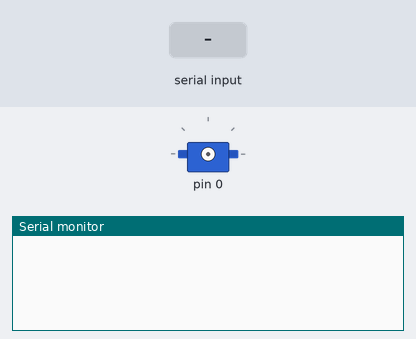
Bench run of a sketch on a simulated Arduino Uno, built with avr-gcc and run on an emulated ATmega328P. On the bench: servo, the last lines printed to the serial monitor. Inputs (shaded band) come from the test bench.

Above: at 1.2 s.
1.3 s: "SERVO\n" received over Serial
At 2.4 s:
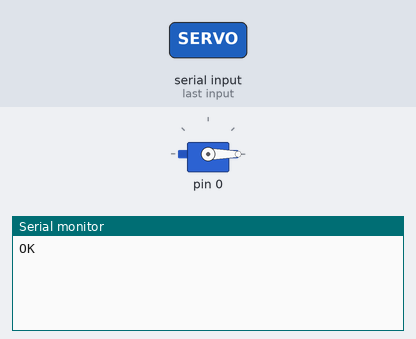
2.8 s: "A 1\n" received over Serial
At 3.5 s:
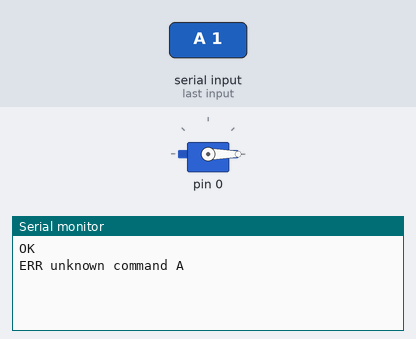
4.3 s: "PING 1\n" received over Serial
At 4.7 s:
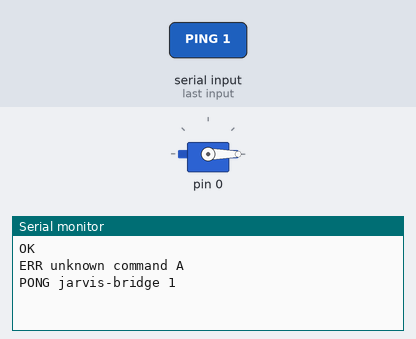
5.8 s: "READ\n" received over Serial
At 7.0 s:
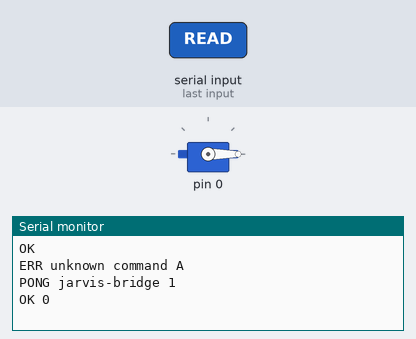
7.3 s: "90 45 200\n" received over Serial
At 8.2 s:
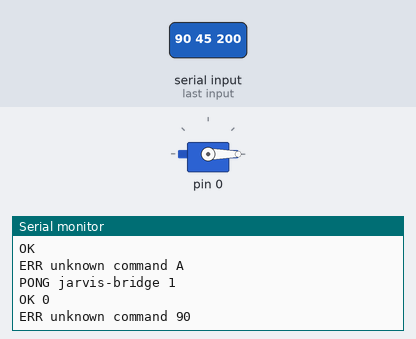

Measured:
- after the input at 1.3 s, the serial monitor: prints a new line at once (image 1)
- after the input at 2.8 s, the serial monitor: prints a new line at once (image 2)
- after the input at 4.3 s, the serial monitor: prints a new line at once (image 3)
- after the input at 5.8 s, the serial monitor: prints a new line at once (image 4)
- after the input at 7.3 s, the serial monitor: prints a new line at once (image 5)

The sketch:

jarvis_bridge.ino
```cpp
// Jarvis bridge: lets Jarvis switch pins and read sensors over USB.
// Upload with the Arduino IDE (Tools > Board: your board), then close the
// Serial Monitor so Jarvis can use the port. One command per line, 115200 baud:
//   PING | ON pin | OFF pin | PWM pin 0-255 | SERVO pin 0-180 | TONE pin hz ms | READ pin (A0.. or 2..)
// Add your own commands in handle() below; Jarvis can send them with the
// arduino tool's "command" action.
#include <Servo.h>

const int MAX_SERVOS = 4;
Servo servos[MAX_SERVOS];
int servoPins[MAX_SERVOS] = {-1, -1, -1, -1};
String line;

int parsePin(String p) {
  p.trim();
  p.toUpperCase();
  if (p.startsWith("A")) return A0 + p.substring(1).toInt();
  return p.toInt();
}

Servo* servoFor(int pin) {
  for (int i = 0; i < MAX_SERVOS; i++) if (servoPins[i] == pin) return &servos[i];
  for (int i = 0; i < MAX_SERVOS; i++) {
    if (servoPins[i] == -1) { servoPins[i] = pin; servos[i].attach(pin); return &servos[i]; }
  }
  return NULL;
}

String argAt(String s, int n) {  // the nth space-separated word (0-based)
  s.trim();
  for (int i = 0; i < n; i++) {
    int sp = s.indexOf(' ');
    if (sp < 0) return "";
    s = s.substring(sp + 1);
    s.trim();
  }
  int sp = s.indexOf(' ');
  return sp < 0 ? s : s.substring(0, sp);
}

void handle(String cmd) {
  String op = argAt(cmd, 0);
  op.toUpperCase();
  int pin = parsePin(argAt(cmd, 1));
  if (op == "PING") { Serial.println("PONG jarvis-bridge 1"); }
  else if (op == "ON" || op == "OFF") {
    pinMode(pin, OUTPUT);
    digitalWrite(pin, op == "ON" ? HIGH : LOW);
    Serial.println("OK");
  }
  else if (op == "PWM") { pinMode(pin, OUTPUT); analogWrite(pin, constrain(argAt(cmd, 2).toInt(), 0, 255)); Serial.println("OK"); }
  else if (op == "SERVO") {
    Servo* s = servoFor(pin);
    if (!s) { Serial.println("ERR too many servos"); return; }
    s->write(constrain(argAt(cmd, 2).toInt(), 0, 180));
    Serial.println("OK");
  }
  else if (op == "TONE") { tone(pin, argAt(cmd, 2).toInt(), argAt(cmd, 3).toInt()); Serial.println("OK"); }
  else if (op == "READ") {
    String p = argAt(cmd, 1);
    p.toUpperCase();
    if (p.startsWith("A")) Serial.println("OK " + String(analogRead(pin)));
    else { pinMode(pin, INPUT); Serial.println("OK " + String(digitalRead(pin))); }
  }
  // Add your own commands here, e.g.:
  // else if (op == "FAN") { ... Serial.println("OK"); }
  else { Serial.println("ERR unknown command " + op); }
}

void setup() {
  Serial.begin(115200);
}

void loop() {
  while (Serial.available()) {
    char c = Serial.read();
    if (c == '\n') { line.trim(); if (line.length()) handle(line); line = ""; }
    else if (c != '\r' && line.length() < 64) line += c;
  }
}
```
